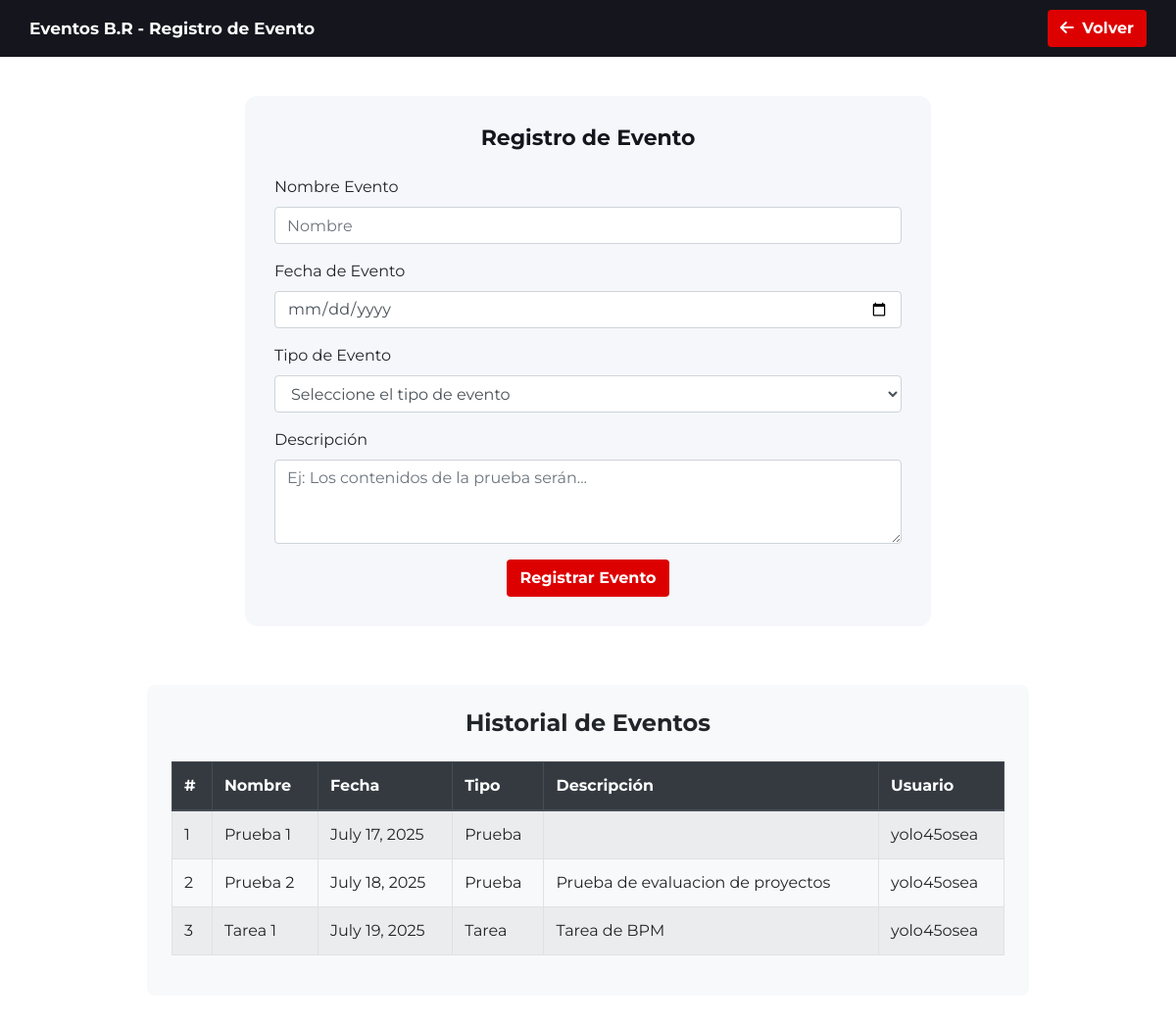
The app's page /registro_evento/ (signed in) with its own data.
### principal/models.py (models this page shows)
class Eventos(models.Model):
    idevento = models.AutoField(primary_key=True)
    fecha = models.DateField()
    nombre = models.CharField(max_length=255)
    usuario = models.ForeignKey(User, on_delete=models.CASCADE)
    tipo = models.CharField(max_length=25)
    descripcion = models.CharField(max_length=255)

### principal/views.py (the view, shortened to what this page needs)
# urls.py: path('registro_evento/', views.registro_evento, name='registro_evento'),
def registro_evento(request):
    hoy = date.today().isoformat()
    usuario = request.user
    eventos = Eventos.objects.filter(usuario=usuario)
    return render(request, "registro_evento.html", {'eventos':eventos, 'hoy':hoy})

### principal/templates/registro_evento.html (shortened to what this page needs)
<!DOCTYPE html>
<html lang="es">
<head>
  {% load static %}
  <link rel="stylesheet" href="https://cdn.jsdelivr.net/npm/bootstrap@4.6.0/dist/css/bootstrap.min.css" />
  <link rel="stylesheet" href="https://cdnjs.cloudflare.com/ajax/libs/font-awesome/6.5.0/css/all.min.css" />
</head>
<body>
  <header>
    <h4 style="margin: 0; font-weight: bold; font-size: 17px;">Eventos B.R - Registro de Evento</h4>
    <a href="{% url 'organizador' %}"  class="btn btn-red"><i class="fas fa-arrow-left mr-1"></i> Volver</a>
  </header>
  <div class="container">
    <div class="form-section">
      <h2 class="form-title">Registro de Evento</h2>
      <form method="post">
        <div class="form-group">
          <label for="fecha">Nombre Evento</label>
          <input type="text" class="form-control" name="nombre" placeholder="Nombre" required/>
        </div>
        <div class="form-group">
          <label for="fecha">Fecha de Evento</label>
          <input type="date" class="form-control" name="fecha" required min="{{hoy}}"/>
        </div>
        <div class="form-group">
          <label for="tipo">Tipo de Evento</label>
          <select class="form-control" name="tipo" required>
            <option value="" disabled selected>Seleccione el tipo de evento</option>
          </select>
        </div>
        <div class="form-group">
          <label for="descripcion">Descripción </label>
          <textarea class="form-control" name="descripcion" rows="3" placeholder="Ej: Los contenidos de la prueba serán..."></textarea>
        </div>
        <div class="text-center">
          <button type="submit" class="btn btn-red">Registrar Evento</button>
        </div>
      </form>
    </div>
    <div class="history-section">
      <h4 class="text-center mb-4 font-weight-bold">Historial de Eventos</h4>
      <div class="table-responsive">
        <table class="table table-bordered table-striped">
          <thead class="thead-dark">
            <tr>
              <th>#</th>
              <th>Nombre</th>
              <th>Fecha</th>
              <th>Tipo</th>
              <th>Descripción</th>
              <th>Usuario</th>
            </tr>
          </thead>
          <tbody>
            {% for evento in eventos %}
              <tr>
                <td>{{ evento.idevento }}</td>
                <td>{{ evento.nombre }}</td>
                <td>{{ evento.fecha }}</td>
                <td>{{ evento.tipo }}</td>
                <td>{{ evento.descripcion }}</td>
                <td>{{ evento.usuario }}</td>
              </tr>
            {% endfor %}
          </tbody>
        </table>
      </div>
    </div>
  </div>
</body>
</html>

### principal/templates/registro_evento.html (style rules this page uses)
body { font-family: 'Montserrat', sans-serif; background-color: #ffffff; margin: 0; padding: 0; }
header { background-color: #15161d; color: white; padding: 10px 30px; display: flex; justify-content: space-between; align-items: center; }
.container { margin-top: 40px; margin-bottom: 80px; }
.form-section { background-color: #f5f7fa; padding: 30px; border-radius: 12px; max-width: 700px; margin: auto; }
.form-title { text-align: center; margin-bottom: 25px; font-size: 22px; font-weight: 700; color: #15161d; }
.btn-red { background-color: #d00; color: white; font-weight: bold; }
.history-section { max-width: 900px; margin: 60px auto; background-color: #f8f9fa; border-radius: 8px; padding: 25px; }

### records on screen
Eventos: idevento "1", nombre "Prueba 1", fecha "July 17, 2025", tipo "Prueba", usuario "yolo45osea"
Eventos: idevento "2", nombre "Prueba 2", fecha "July 18, 2025", tipo "Prueba", descripcion "Prueba de evaluacion de proyectos", usuario "yolo45osea"
Eventos: idevento "3", nombre "Tarea 1", fecha "July 19, 2025", tipo "Tarea", descripcion "Tarea de BPM", usuario "yolo45osea"
